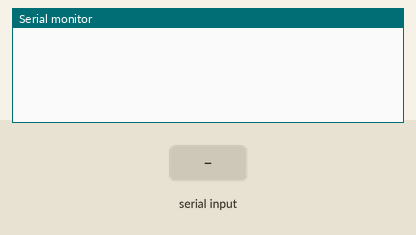
A sketch run on a simulated Arduino Uno, built with avr-gcc and run on an emulated ATmega328P. Shown: the last lines printed to the serial monitor. The inputs (shaded band) are chosen by the test bench.

Above: at 1.2 s.
1.3 s: "90,45\n" received over Serial
At 2.8 s:
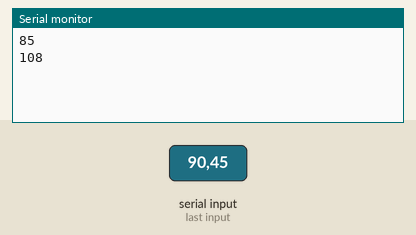
3.2 s: "30,150\n" received over Serial
At 5.4 s:
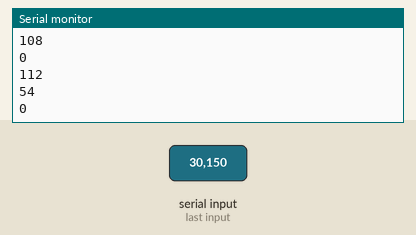
Timing chart, 0 to 6.9 s (numbered marks = the images above; inputs shaded):
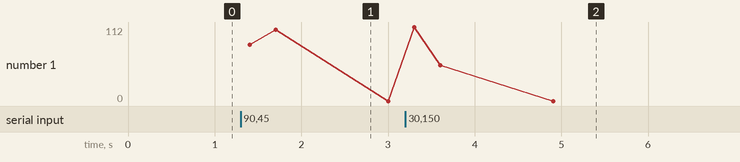

The sketch:

encoder.ino
```cpp
int x, a, b, c, d, e, f, g, y,i=0;
  String x1;
void setup() {


  Serial.begin(9600);
}

void loop() {
  // read x from file
 // delay(10);
 if(Serial.available())
 {
   x=Serial.parseInt();

  a = (x / 8) % 2;
  b = (x / 4) % 2;
  c = (x / 2) % 2;
  d = x % 2;
  e = a + b + d;
  e = e % 2;
  f = a + c + d;
  f = f % 2;
  g = b + c + d;
  g = g % 2;

  y = a * 64 + b * 32 + c * 16 + d * 8 + e * 4 + f * 2 + g;


    delay(100);
    Serial.println(y);

    delay(100);delay(100);

 }
  //write y to file
}
```

Measured:
- after the input at 1.3 s, the serial monitor: prints a new line after 0.10 s (image 1)
- after the input at 3.2 s, the serial monitor: prints a new line after 0.10 s (image 2)
